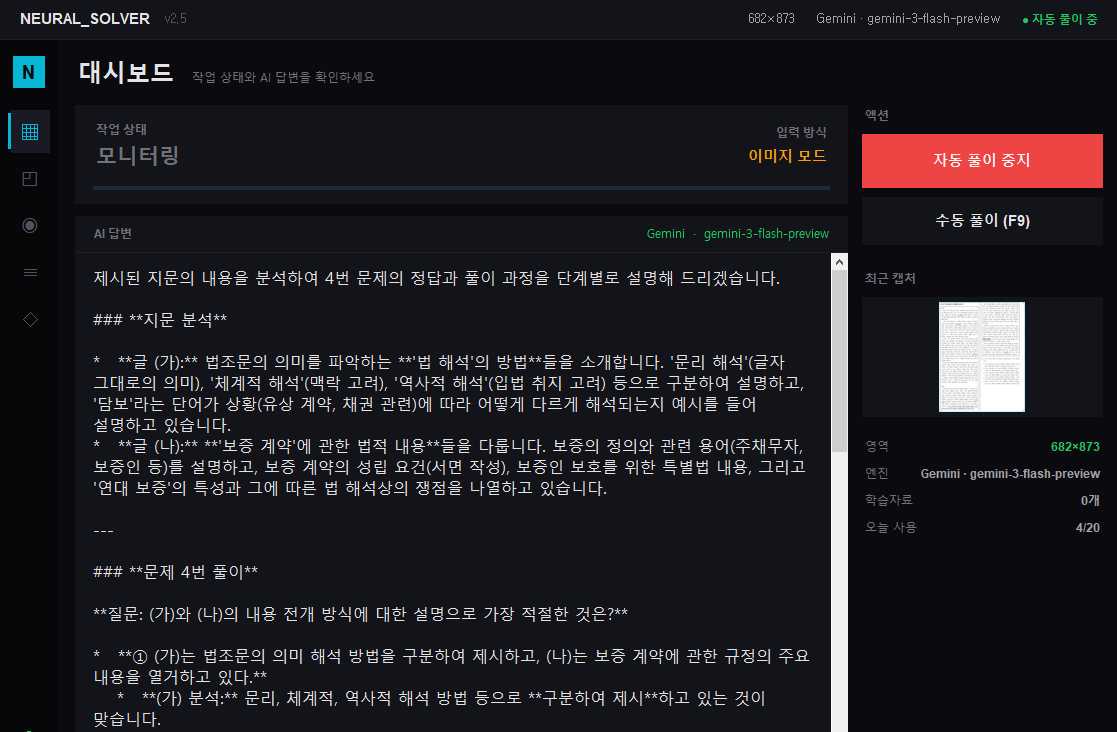
#> input picture assets/download.png, 1117 x 732 px
$ python -i ai_solver_utils.py   (imports and definitions only)
#> lines starting #> are read from the running program, lines starting #| are printed output that depends on the picture; after the words box and inside, x2 and y2 are one past the last pixel; in counts of white or black regions, pixels touching at a corner belong together
#> further down, picture is the input picture: PIL image 1117x732 RGBA; mean R, G, B, A 31, 28.8, 34.6, 255
import hashlib
import json
import os
import re

import numpy as np

from PIL import Image, ImageFilter, ImageOps


def normalize_text_for_cache(text):
    return ' '.join((text or '').split()).strip().lower()


# [6 lines left out: function capture_signature, not called in this run]


def history_path(base_dir):
    return os.path.join(base_dir, 'ai_solver_history.json')


def settings_path(base_dir):
    return os.path.join(base_dir, 'ai_solver_settings.json')


# [9 lines left out: function load_history_cache, not called in this run]


def save_history_cache(path, history):
    with open(path, 'w', encoding='utf-8') as f:
        json.dump(history, f, ensure_ascii=False, indent=2)


# [9 lines left out: function load_json_dict, not called in this run]


def save_json_dict(path, data):
    with open(path, 'w', encoding='utf-8') as f:
        json.dump(data, f, ensure_ascii=False, indent=2)


def preprocess_for_ocr(img):
    base = img.convert('L')
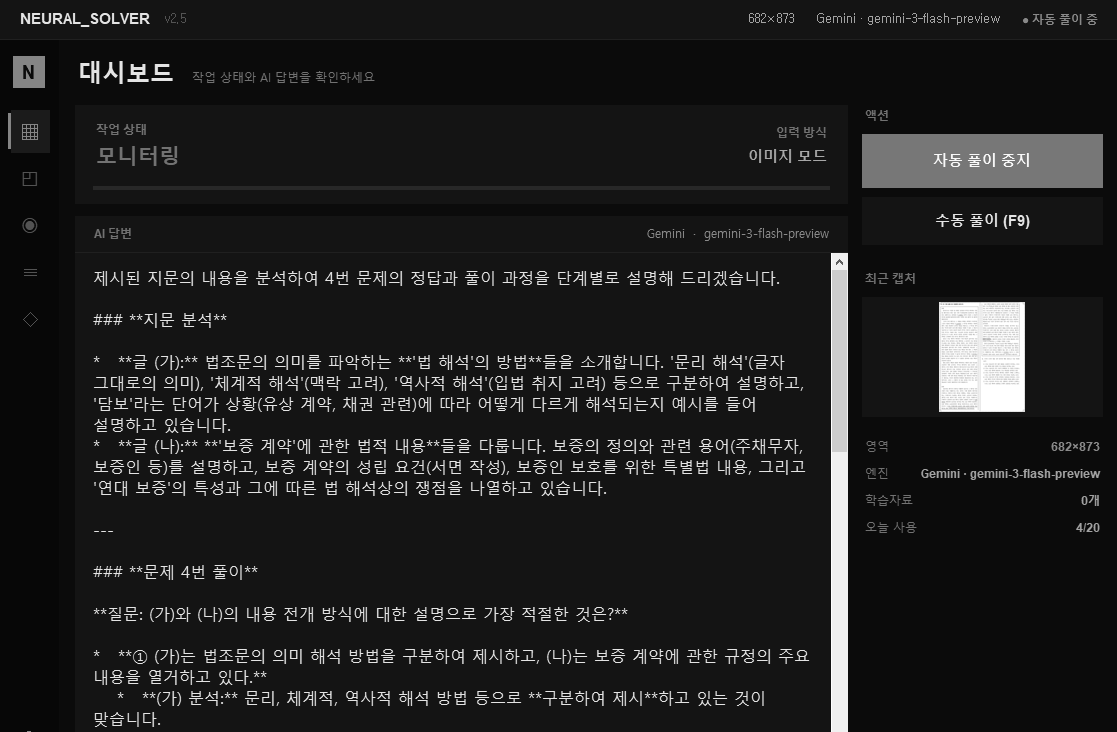
#> base: PIL image 1117x732 L; min 7, max 255, mean 30.4
    large = ImageOps.autocontrast(base).resize(
        (max(1, base.width * 2), max(1, base.height * 2)),
        Image.Resampling.LANCZOS,
    )
    sharp = large.filter(ImageFilter.SHARPEN)
    binary = sharp.point(lambda p: 255 if p > 170 else 0)
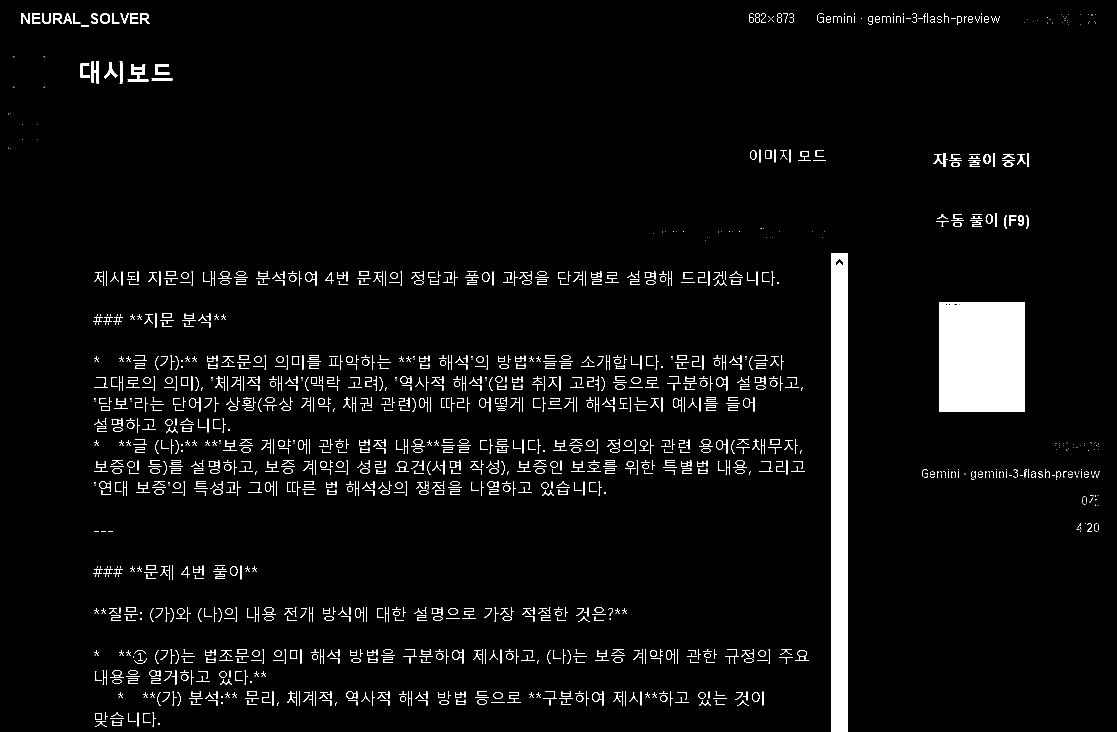
#> binary: PIL image 2234x1464 L (shown at 1/2 size); 4.7% white; 1679 white regions (606 under 20 px), largest, box (x1, y1, x2, y2) and area: (1878, 604, 2050, 824) 37746, (1662, 506, 1696, 1464) 32482, (255, 128, 297, 164) 721
    return [
        ('base', base),
        ('autocontrast', ImageOps.autocontrast(base)),
        ('sharp_large', sharp),
        ('binary', binary),
    ]


# [53 lines left out: functions score_ocr_text, chunk_text, embed_text, cosine_similarity, not called in this run]

>>> from PIL import Image
>>> picture = Image.open('assets/download.png')
>>> result = preprocess_for_ocr(picture)
#> result = 4 items

$ run again, on assets/사용자 첨부 파일1.png
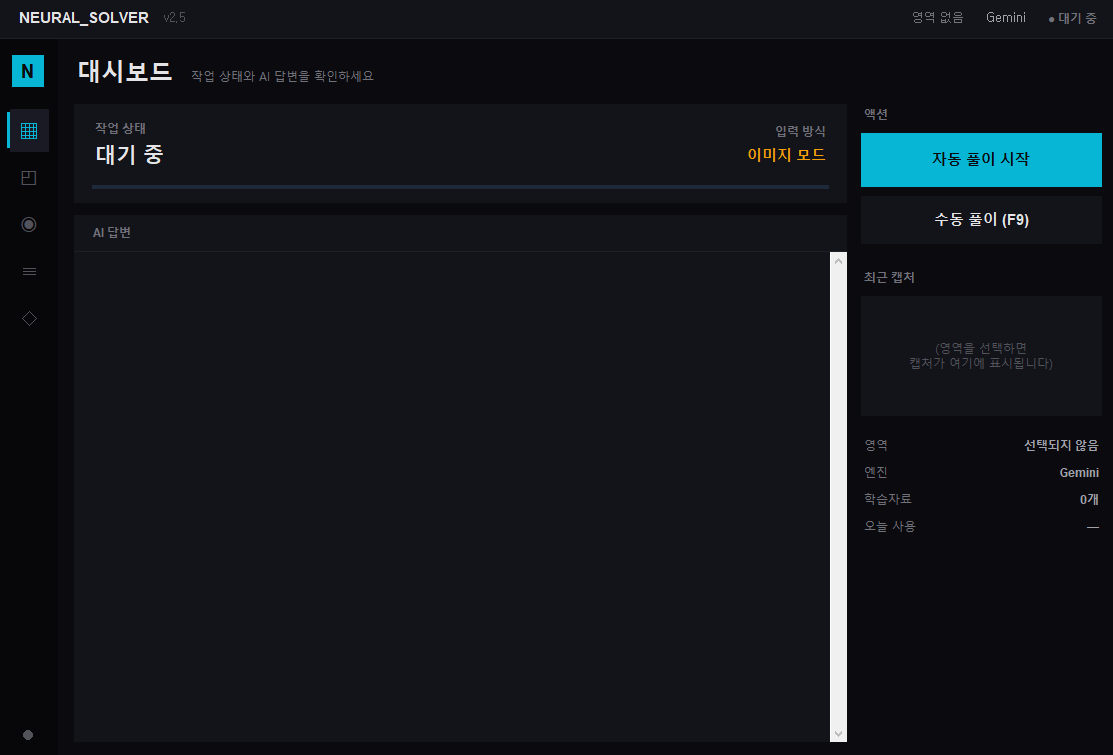
#> input picture assets/사용자 첨부 파일1.png, 1113 x 755 px
#> picture is the input picture: PIL image 1113x755 RGBA; mean R, G, B, A 19.2, 22.1, 28.7, 255
#> in preprocess_for_ocr, `large = ImageOps.autocontrast(base).resize( (max(1, base.width * 2), m..`:
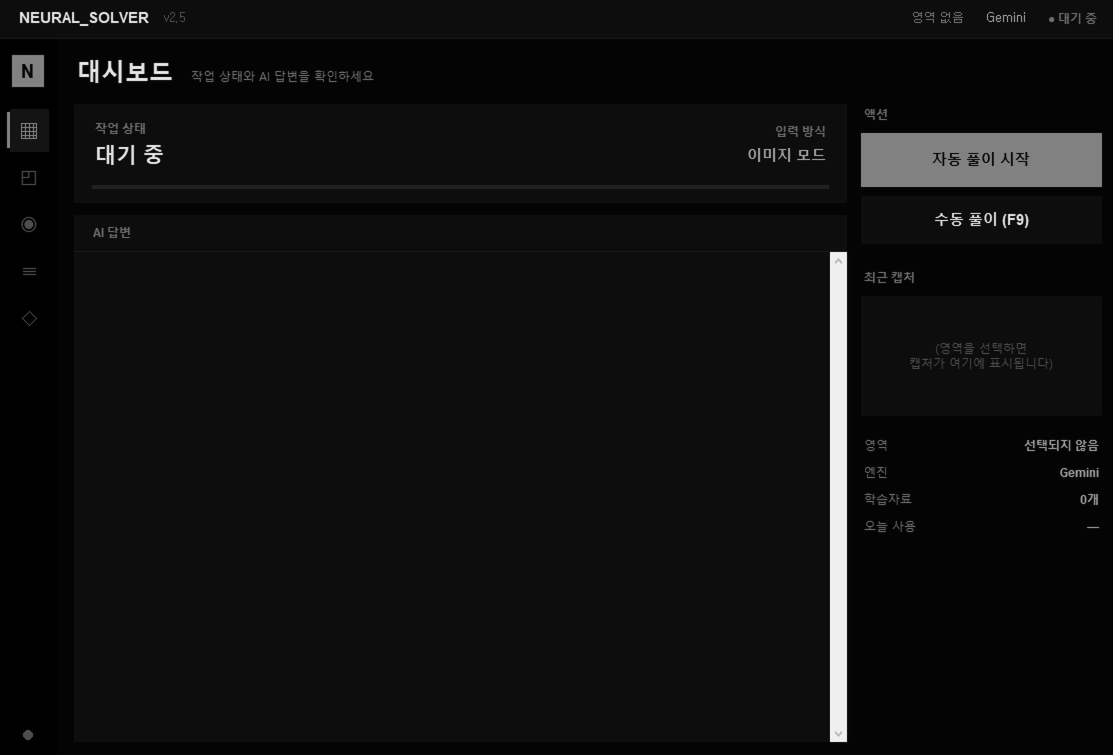
#> large: PIL image 2226x1510 L (shown at 1/2 size); min 0, max 255, mean 15.4
#> in preprocess_for_ocr, `binary = sharp.point(lambda p: 255 if p > 170 else 0)`:
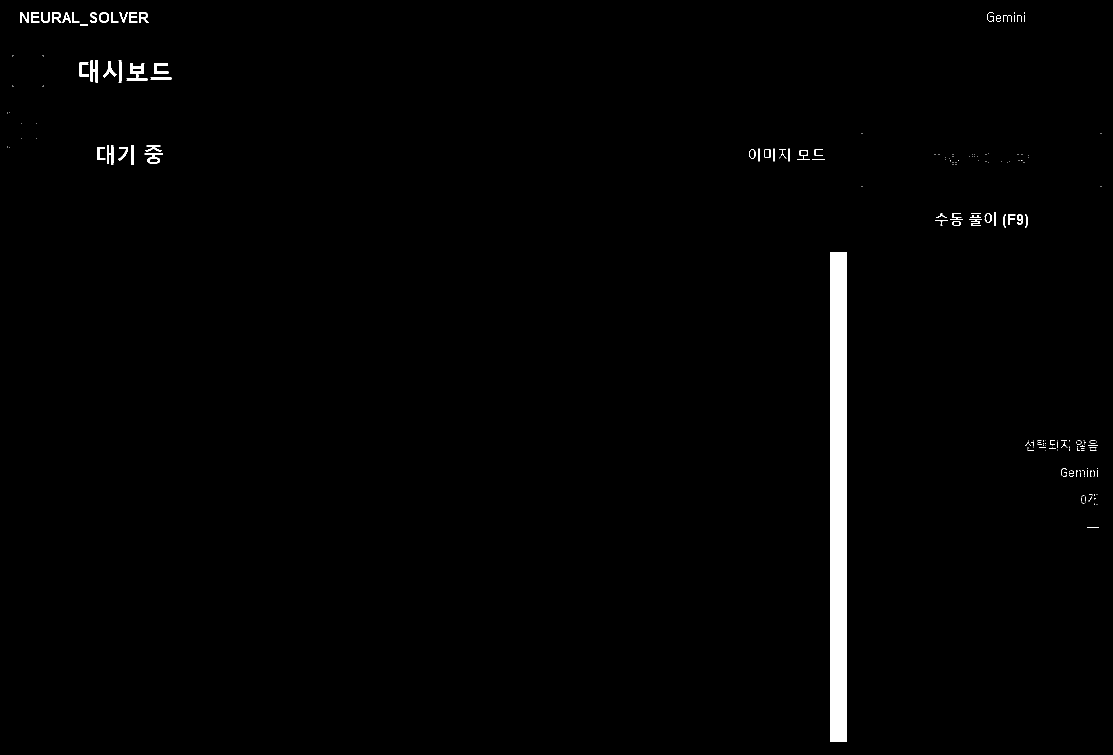
#> binary: PIL image 2226x1510 L (shown at 1/2 size); 1.3% white; 227 white regions (164 under 20 px), largest, box (x1, y1, x2, y2) and area: (1660, 504, 1694, 1484) 33300, (253, 126, 295, 162) 721, (181, 120, 196, 166) 477
#> result = 4 items
